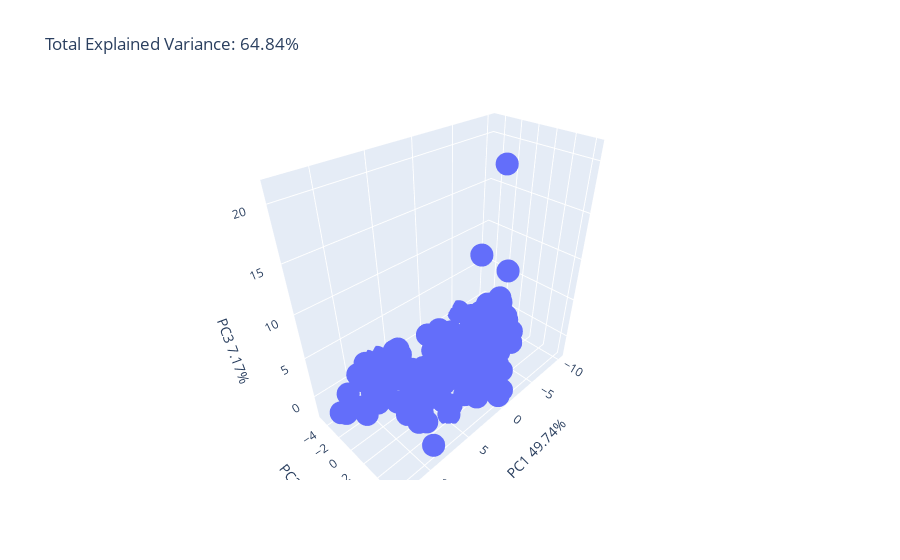

The code cell stored with this chart in its notebook:
### Code cell
l_dict = {}
for i in range(len(percentage_list)):
    l_dict[str(i)] = 'PC'+str(i+1)+' '+str(percentage_list[i])+'%'

print(l_dict)

fig = px.scatter_3d(
    pComponents_final, x=0, y=1, z=2,
    title=f'Total Explained Variance: {total_explained_percentage:.2f}%',
    labels=l_dict
)

fig.show()

### Figure 1 — Plotly figure (JSON) as saved in the notebook; plotly's stock layout.template omitted (floating-point values rounded to 4 significant figures; data arrays with more than 128 entries replaced by an {"elided": "..."} marker saying what was removed)
{"data": [{"hovertemplate": "PC1 49.74%=%{x}<br>PC2 7.93%=%{y}<br>PC3 7.17%=%{z}<extra></extra>", "legendgroup": "", "marker": {"color": "#636efa", "symbol": "circle"}, "mode": "markers", "name": "", "scene": "scene", "showlegend": false, "type": "scatter3d", "x": {"elided": "195 float values"}, "y": {"elided": "195 float values"}, "z": {"elided": "195 float values"}}], "layout": {"legend": {"tracegroupgap": 0}, "scene": {"domain": {"x": [0, 1], "y": [0, 1]}, "xaxis": {"title": {"text": "PC1 49.74%"}}, "yaxis": {"title": {"text": "PC2 7.93%"}}, "zaxis": {"title": {"text": "PC3 7.17%"}}}, "title": {"text": "Total Explained Variance: 64.84%"}}}
